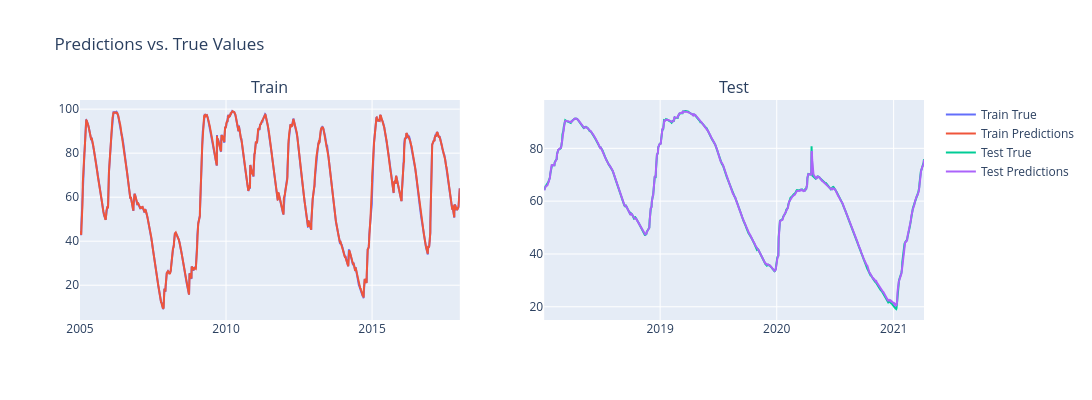

Source (notebook cell):
### Code cell
fig = make_subplots(rows=1, cols=2, subplot_titles=("Train", "Test"))

for i, (df, name) in enumerate(zip([train_pred_df, test_pred_df], ["Train", "Test"])):
    fig.add_trace(go.Scatter(x=df.index, y=df[TARGET], mode="lines", name=f"{name} True"), row=1, col=i+1)
    fig.add_trace(go.Scatter(x=df.index, y=df["predictions"], mode="lines", name=f"{name} Predictions"), row=1, col=i+1)

fig.update_layout(height=400, width=1200, title_text="Predictions vs. True Values")
fig.show()

### Figure 1 — Plotly figure (JSON) as saved in the notebook; plotly's stock layout.template omitted (floating-point values rounded to 4 significant figures; data arrays with more than 128 entries replaced by an {"elided": "..."} marker saying what was removed)
{"data": [{"mode": "lines", "name": "Train True", "type": "scatter", "x": {"elided": "4750 str values"}, "xaxis": "x", "y": {"elided": "4750 float values"}, "yaxis": "y"}, {"mode": "lines", "name": "Train Predictions", "type": "scatter", "x": {"elided": "4750 str values"}, "xaxis": "x", "y": {"elided": "4750 float values"}, "yaxis": "y"}, {"mode": "lines", "name": "Test True", "type": "scatter", "x": {"elided": "1188 str values"}, "xaxis": "x2", "y": {"elided": "1188 float values"}, "yaxis": "y2"}, {"mode": "lines", "name": "Test Predictions", "type": "scatter", "x": {"elided": "1188 str values"}, "xaxis": "x2", "y": {"elided": "1188 float values"}, "yaxis": "y2"}], "layout": {"annotations": [{"font": {"size": 16}, "showarrow": false, "text": "Train", "x": 0.225, "xanchor": "center", "xref": "paper", "y": 1, "yanchor": "bottom", "yref": "paper"}, {"font": {"size": 16}, "showarrow": false, "text": "Test", "x": 0.775, "xanchor": "center", "xref": "paper", "y": 1, "yanchor": "bottom", "yref": "paper"}], "height": 400, "title": {"text": "Predictions vs. True Values"}, "width": 1200, "xaxis": {"anchor": "y", "domain": [0, 0.45]}, "xaxis2": {"anchor": "y2", "domain": [0.55, 1]}, "yaxis": {"anchor": "x", "domain": [0, 1]}, "yaxis2": {"anchor": "x2", "domain": [0, 1]}}}
